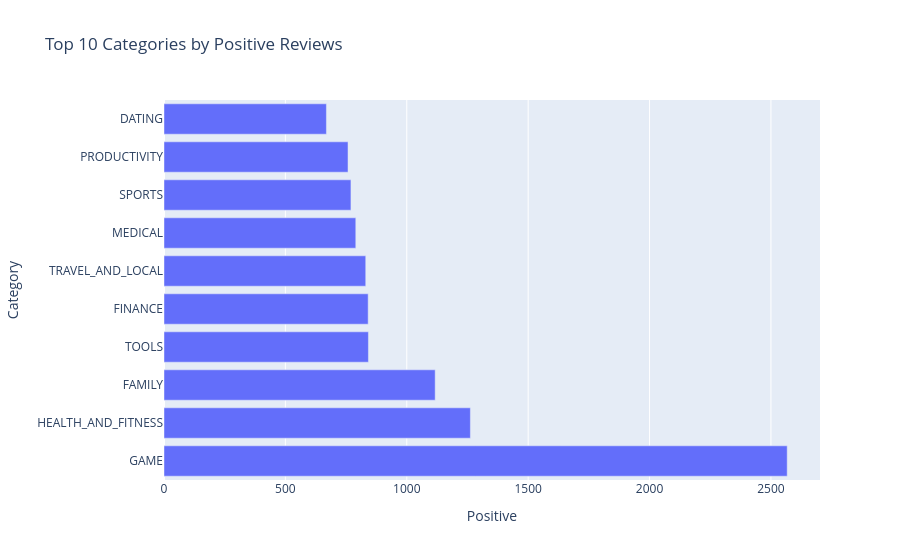

Notebook cell for this chart:
### Markdown cell above
## Sentiment by Category

User reviews were combined with app category information to understand sentiment across different sections of the Google Play Store.

The analysis identifies categories with relatively high numbers of positive and negative reviews. These results can help developers understand user satisfaction and areas where applications may need improvement.

### Code cell
import plotly.express as px

fig = px.bar(
    top_positive_categories.reset_index(),
    x='Positive',
    y='Category',
    orientation='h',
    title='Top 10 Categories by Positive Reviews'
)

fig.show()

### Figure 1 — Plotly figure (JSON) as saved in the notebook; plotly's stock layout.template omitted (floating-point values rounded to 4 significant figures)
{"data": [{"hovertemplate": "Positive=%{x}<br>Category=%{y}<extra></extra>", "legendgroup": "", "marker": {"color": "#636efa", "pattern": {"shape": ""}}, "name": "", "orientation": "h", "showlegend": false, "textposition": "auto", "type": "bar", "x": [2567, 1262, 1117, 842, 841, 831, 790, 770, 758, 669], "xaxis": "x", "y": ["GAME", "HEALTH_AND_FITNESS", "FAMILY", "TOOLS", "FINANCE", "TRAVEL_AND_LOCAL", "MEDICAL", "SPORTS", "PRODUCTIVITY", "DATING"], "yaxis": "y"}], "layout": {"barmode": "relative", "legend": {"tracegroupgap": 0}, "title": {"text": "Top 10 Categories by Positive Reviews"}, "xaxis": {"anchor": "y", "domain": [0, 1], "title": {"text": "Positive"}}, "yaxis": {"anchor": "x", "domain": [0, 1], "title": {"text": "Category"}}}}
